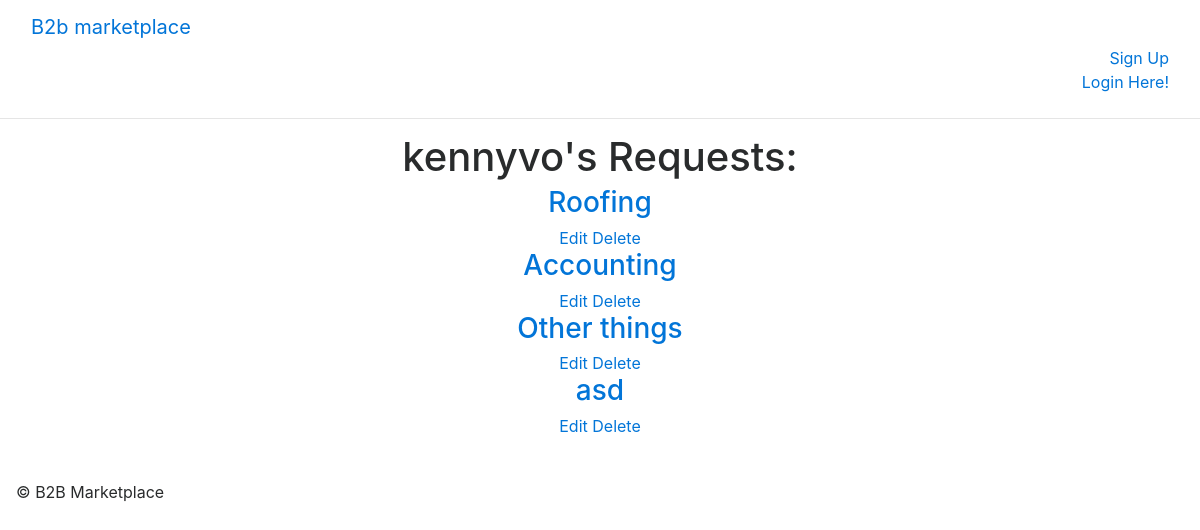
/user/kennyvo/, run on an earlier commit of the app's database.
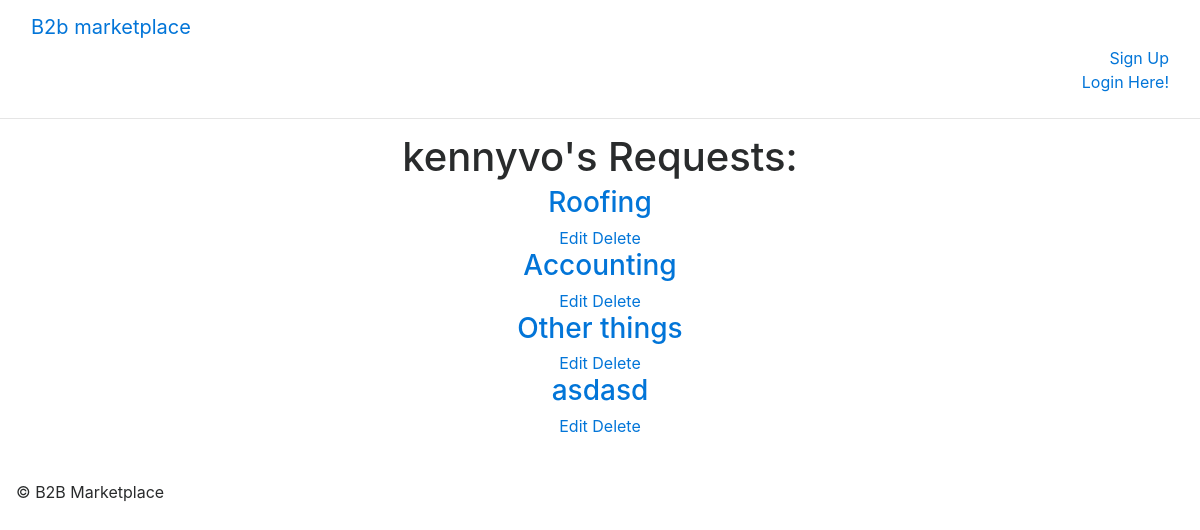
And on a later commit of the database.
### main_app/models.py (models this page shows, shortened)
class Listing(models.Model):
    user = models.ForeignKey(User)
    topic = models.CharField(max_length=100)
    description = models.CharField(max_length=100)
    budget = models.DecimalField(max_digits=10, decimal_places=2)
    location = models.CharField(max_length=50)
    requirement1 = models.CharField(max_length=50)
    requirement2 = models.CharField(max_length=50)
    requirement3 = models.CharField(max_length=50)
    date = models.DateField(default=datetime.now, blank=True)

### main_app/views.py (the view)
# urls.py: url(r'^user/(\w+)/$', views.profile, name="profile"),
def profile(request, username):
    user = User.objects.get(username=username)
    listings = Listing.objects.filter(user=user)
    return render(request, 'profile.html', {'username': username, 'listings': listings})

### main_app/templates/profile.html
{% extends 'base.html' %}
{% load staticfiles %}
{% block content %}
<h1>{{ username }}'s Requests:</h1>
{% for listing in listings %}
<a href="/{{listing.id}}">
  <h3>{{ listing.topic }}</h3>
</a>
  <a href="{% url 'update_listing' listing.id %}">Edit</a>
  <a href="{% url 'delete_listing' listing.id %}">Delete</a>
{% endfor %}
{% endblock %}

What changed in the data, as far as the page shows it:
removed Listing: topic "asd"
added Listing: topic "asdasd"
